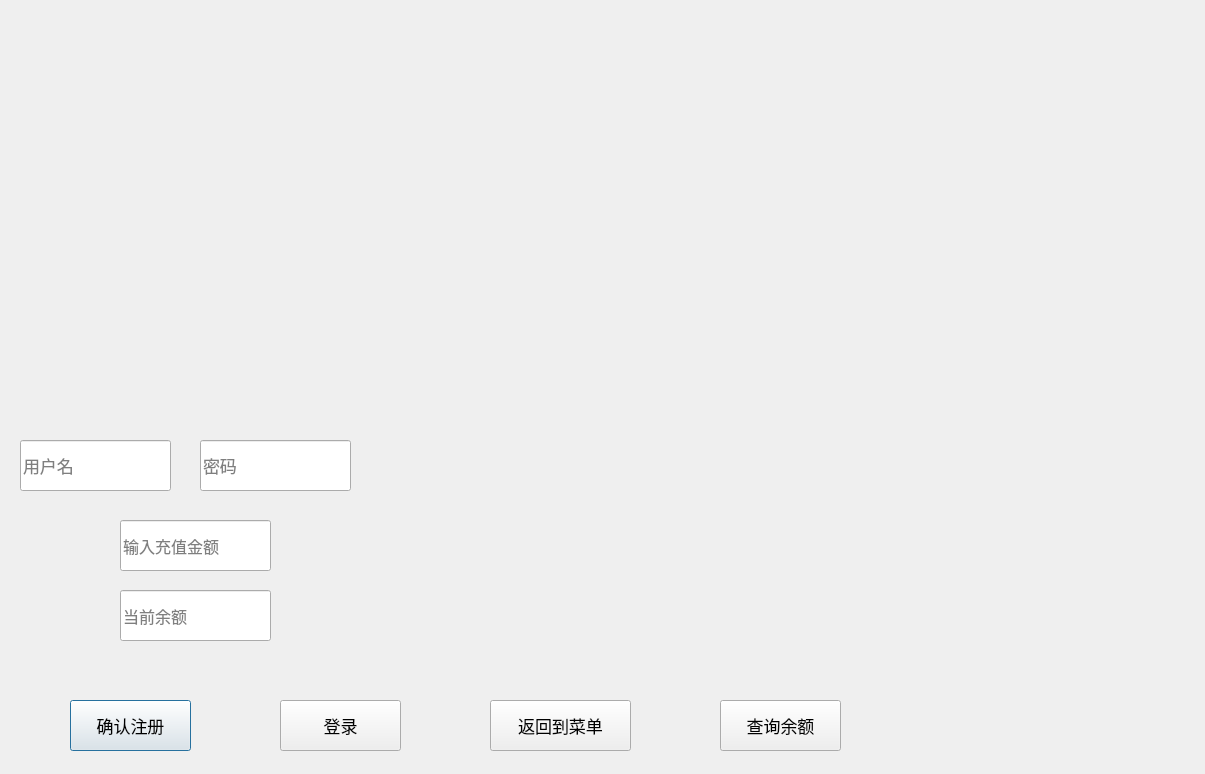
<?xml version="1.0" encoding="UTF-8"?>
<ui version="4.0">
 <class>zhuce</class>
 <widget class="QDialog" name="zhuce">
  <property name="geometry">
   <rect>
    <x>0</x>
    <y>0</y>
    <width>1205</width>
    <height>774</height>
   </rect>
  </property>
  <property name="windowTitle">
   <string>Dialog</string>
  </property>
  <property name="styleSheet">
   <string notr="true"/>
  </property>
  <widget class="QLineEdit" name="name">
   <property name="geometry">
    <rect>
     <x>20</x>
     <y>440</y>
     <width>151</width>
     <height>51</height>
    </rect>
   </property>
   <property name="font">
    <font>
     <family>微软雅黑</family>
     <pointsize>13</pointsize>
    </font>
   </property>
   <property name="placeholderText">
    <string>用户名</string>
   </property>
  </widget>
  <widget class="QLineEdit" name="password">
   <property name="geometry">
    <rect>
     <x>200</x>
     <y>440</y>
     <width>151</width>
     <height>51</height>
    </rect>
   </property>
   <property name="font">
    <font>
     <family>微软雅黑</family>
     <pointsize>13</pointsize>
    </font>
   </property>
   <property name="placeholderText">
    <string>密码</string>
   </property>
  </widget>
  <widget class="QPushButton" name="queren">
   <property name="geometry">
    <rect>
     <x>70</x>
     <y>700</y>
     <width>121</width>
     <height>51</height>
    </rect>
   </property>
   <property name="font">
    <font>
     <family>微软雅黑</family>
     <pointsize>13</pointsize>
    </font>
   </property>
   <property name="text">
    <string>确认注册</string>
   </property>
  </widget>
  <widget class="QPushButton" name="fanhui">
   <property name="geometry">
    <rect>
     <x>490</x>
     <y>700</y>
     <width>141</width>
     <height>51</height>
    </rect>
   </property>
   <property name="font">
    <font>
     <family>微软雅黑</family>
     <pointsize>13</pointsize>
     <weight>50</weight>
     <bold>false</bold>
    </font>
   </property>
   <property name="text">
    <string>返回到菜单</string>
   </property>
  </widget>
  <widget class="QLabel" name="label">
   <property name="geometry">
    <rect>
     <x>370</x>
     <y>140</y>
     <width>591</width>
     <height>471</height>
    </rect>
   </property>
   <property name="styleSheet">
    <string notr="true">#zhuce{
rgb:(244, 184, 255)
}</string>
   </property>
   <property name="text">
    <string/>
   </property>
  </widget>
  <widget class="QLineEdit" name="yue">
   <property name="geometry">
    <rect>
     <x>120</x>
     <y>520</y>
     <width>151</width>
     <height>51</height>
    </rect>
   </property>
   <property name="font">
    <font>
     <family>微软雅黑</family>
     <pointsize>12</pointsize>
    </font>
   </property>
   <property name="placeholderText">
    <string>输入充值金额</string>
   </property>
  </widget>
  <widget class="QPushButton" name="denglu">
   <property name="geometry">
    <rect>
     <x>280</x>
     <y>700</y>
     <width>121</width>
     <height>51</height>
    </rect>
   </property>
   <property name="font">
    <font>
     <family>微软雅黑</family>
     <pointsize>13</pointsize>
    </font>
   </property>
   <property name="text">
    <string>登录</string>
   </property>
  </widget>
  <widget class="QLabel" name="xianshi">
   <property name="geometry">
    <rect>
     <x>50</x>
     <y>60</y>
     <width>81</width>
     <height>18</height>
    </rect>
   </property>
   <property name="text">
    <string/>
   </property>
  </widget>
  <widget class="QPushButton" name="chaxun">
   <property name="geometry">
    <rect>
     <x>720</x>
     <y>700</y>
     <width>121</width>
     <height>51</height>
    </rect>
   </property>
   <property name="font">
    <font>
     <family>微软雅黑</family>
     <pointsize>13</pointsize>
    </font>
   </property>
   <property name="text">
    <string>查询余额</string>
   </property>
  </widget>
  <widget class="QLineEdit" name="yue_2">
   <property name="geometry">
    <rect>
     <x>120</x>
     <y>590</y>
     <width>151</width>
     <height>51</height>
    </rect>
   </property>
   <property name="font">
    <font>
     <family>微软雅黑</family>
     <pointsize>12</pointsize>
    </font>
   </property>
   <property name="placeholderText">
    <string>当前余额</string>
   </property>
  </widget>
  <widget class="QLabel" name="label_2">
   <property name="geometry">
    <rect>
     <x>0</x>
     <y>60</y>
     <width>361</width>
     <height>341</height>
    </rect>
   </property>
   <property name="text">
    <string/>
   </property>
   <property name="pixmap">
    <pixmap resource="image.qrc">:/image/3.png</pixmap>
   </property>
   <property name="scaledContents">
    <bool>true</bool>
   </property>
  </widget>
 </widget>
 <resources>
  <include location="image.qrc"/>
 </resources>
 <connections/>
</ui>
